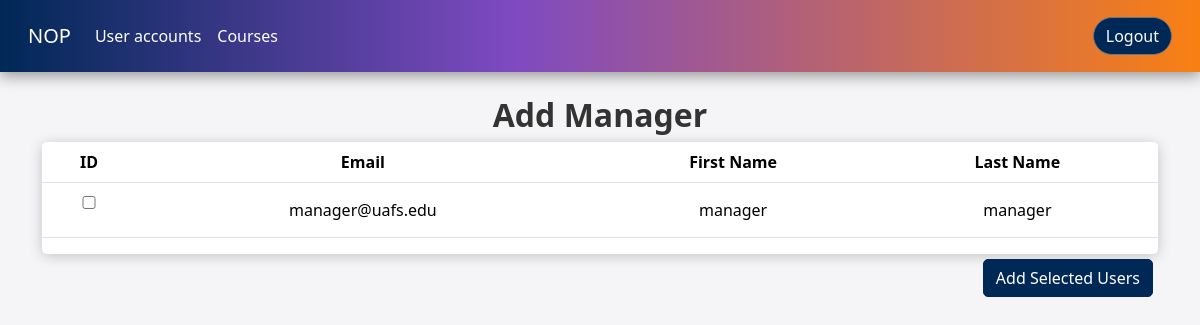
The app's page /src/web/admin/adminAddCourseManager.php (signed in) with its own data.
### tables this page shows
CREATE TABLE IF NOT EXISTS ACCOUNT(
    ACCOUNTID INT AUTO_INCREMENT PRIMARY KEY,
    EMAIL VARCHAR(20) NOT NULL UNIQUE,
    PASSWORD VARCHAR(128) NOT NULL,
    USERFNAME VARCHAR(50),
    USERLNAME VARCHAR(50),
    USERTYPE ENUM('STUDENT','ADMIN','COURSEMANAGER') NOT NULL
);

### src/dao/AbstractDAO.php (called while the page is built, shortened)
<?php
require_once 'DatabaseConnection.php';
abstract class AbstractDAO {
    public function __construct()
    {
        $dbc = new DatabaseConnection();
        $mdb = $dbc->getConnection();
        $this->connection = $mdb->connect();
    }
}
?>

### src/dao/DatabaseConnection.php (called while the page is built, shortened)
<?php
class MariaDBConnection extends AbstractDatabaseConnection {
    private static $connection;
    public function connect() {
        if (!self::$connection) {
            self::$connection = new mysqli($this->host, $this->username, $this->password, $this->database);
        }
        return self::$connection;
    }
}
class DatabaseConnection {
    private static $connection;
    public static function getConnection() {
        if (!self::$connection) {
            self::$connection = new MariaDBConnection();
        }
        return self::$connection;
    }
}
?>

### src/dao/EnrollmentDAO.php (called while the page is built, shortened)
<?php
require_once "AbstractDAO.php";
Class EnrollmentDAO extends AbstractDAO{
    public function getCourseManagerNotInCourse($id){
        $stmt = $this->connection->prepare("SELECT * FROM ACCOUNT A WHERE A.USERTYPE = 'COURSEMANAGER' AND A.ACCOUNTID NOT IN
        (SELECT A.ACCOUNTID FROM ACCOUNT A JOIN ENROLLMENT E ON A.ACCOUNTID = E.ACCOUNTID WHERE E.COURSEID = ?)");
        $stmt->bind_param("i",$id);
        $stmt->execute();
        $result = $stmt->get_result();
        return $result;
    }
}
?>

### src/web/admin/adminAddCourseManager.php (the view, shortened to what this page needs)
<?php
include_once "../../dao/EnrollmentDAO.php";
$enrollmentDAO = new EnrollmentDAO();
$courseID = $_GET['courseID'];
?>
<!DOCTYPE html>
<html lang="en">
<head>
    <link href="https://cdn.jsdelivr.net/npm/bootstrap@5.3.3/dist/css/bootstrap.min.css" rel="stylesheet"
>
    <link href="../style/style.css" rel="stylesheet">
</head>
<body>
    <?php include "adminNavbar.php"; ?>
    <div class="container text-center">
        <h1 class="mt-4">Add Manager</h1>
        <div class="tableFixHead admin-table">
            <form action="adminInsertCourseManager.php" method="GET">
                <table class="table table-hover text-center align-middle">
                    <thead>
                        <tr>
                            <th>ID</th>
                            <th>Email</th>
                            <th>First Name</th>
                            <th>Last Name</th>
                        </tr>
                    </thead>
                    <tbody>
                        <?php
                        $managers = $enrollmentDAO->getCourseManagerNotInCourse($courseID);
                        foreach ($managers as $manager) {
                            echo '
                        <tr>
                            <td><input type="checkbox" name="selected_users[]" value="' . $manager["ACCOUNTID"] . '"</td>
                            <td>' . $manager["EMAIL"] . '</td>
                            <td>' . $manager["USERFNAME"] . '</td>
                            <td>' . $manager["USERLNAME"] . '</td>
                        </tr>
                        ';
                        }
                        ?>
                    </tbody>
                </table>
            </div>
                <div class="text-end">
                    <button type="submit" class="btn btn-primary admin-managerButton" name="add_selected">Add Selected Users</button>
                </div>
    </div>
</body>
</html>

### src/web/style/style.css (style rules this page uses)
:root { --page-background: #f5f5f7; --branding-grad: linear-gradient(90deg, #002856 0%, rgba(127, 74, 193, 1) 43%, #f98012 100%); --branding-grad-reverse: linear-gradient(90deg, #f98012 0%, rgba(127, 74, 193, 1) 43%, #002856 100%); }
body { background-color: var(--page-background); font-family: system-ui, -apple-system, BlinkMacSystemFont, 'Segoe UI', Roboto, Oxygen, Ubuntu, Cantarell, 'Open Sans', 'Helvetica Neue', sans-serif; }
input { width: 100%; padding: 16px; margin-bottom: 1.25rem; border-width: 1px; border-radius: .375rem; border-style: solid; border-color: #d0d0d2; }
h1 { text-align: center; font-size: 2rem; font-weight: bold; color: #333; margin-top: 2rem; }
.tableFixHead { overflow-y: auto; max-height: 400px; }
.tableFixHead thead th { position: sticky; top: 0; z-index: 1; }
table { border-collapse: collapse; width: 100%; }
.admin-table { background: white; border-radius: 5px; box-shadow: 0 2px 14px rgba(0, 0, 0, 0.2); max-height: 600px; }
.admin-managerButton { margin: 5px; border-radius: 5px; border: solid 1px #002856; background-color: #002856; }

### records on screen
account: EMAIL "manager@uafs.edu", USERFNAME "manager", USERLNAME "manager"
